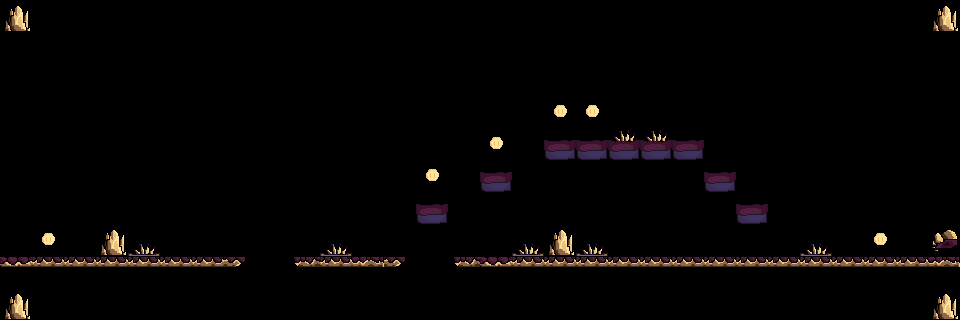

This is a level from a 2D game, rendered from its Tiled map with the project's own tilesets. A one-line summary and the complete map file follow:
An orthogonal 30x10 tile map with 32x32 px tiles, 2 tile layers (Base, Interactables).

<map version="1.10" tiledversion="1.11.0" orientation="orthogonal" renderorder="right-down" width="30" height="10" tilewidth="32" tileheight="32" infinite="0" nextlayerid="3" nextobjectid="1">
	<tileset firstgid="1" name="basic_titles" tilewidth="32" tileheight="32" tilecount="64" columns="8">
		<image source="go-sdl2-game-tiles.png" width="256" height="256" />
	</tileset>
	<layer id="1" name="Base" width="30" height="10">
		<data encoding="csv">
			3,0,0,0,0,0,0,0,0,0,0,0,0,0,0,0,0,0,0,0,0,0,0,0,0,0,0,0,0,3,
			34,0,0,0,0,0,0,0,0,0,0,0,0,0,0,0,0,0,0,0,0,0,0,0,0,0,0,0,0,0,
			34,0,0,0,53,0,0,0,0,0,0,0,0,0,0,0,0,0,0,0,0,0,0,0,0,0,0,0,0,0,
			34,0,0,0,53,0,0,0,0,0,0,0,0,0,0,0,0,0,0,12,0,0,0,0,0,0,0,0,0,0,
			34,0,0,0,53,0,0,0,0,0,0,0,0,0,0,0,0,1,1,2,2,1,0,0,0,0,0,0,0,0,
			34,0,0,0,53,0,0,0,0,0,0,0,0,0,9,1,9,9,9,9,9,9,1,9,0,0,0,0,0,0,
			34,0,0,0,53,0,0,0,0,0,0,0,0,1,9,9,9,9,9,9,9,9,9,1,9,9,9,0,0,0,
			34,0,0,3,4,0,0,0,0,0,4,0,0,9,0,0,4,3,4,34,34,34,34,9,9,4,12,9,9,9,
			17,18,18,18,18,18,18,27,34,25,18,19,27,9,25,17,18,18,18,18,18,18,18,18,18,18,18,18,18,19,
			3,34,34,34,34,34,34,34,34,34,34,34,34,34,34,34,34,34,34,34,34,34,9,9,9,9,9,34,34,3
		</data>
	</layer>
	<layer id="2" name="Interactables" width="30" height="10">
		<data encoding="csv">
			0,0,0,0,0,0,0,0,0,0,0,0,0,0,0,0,0,0,0,0,0,0,0,0,0,0,0,0,0,0,
			0,0,0,0,0,0,0,0,0,0,0,0,0,0,0,0,0,0,0,0,0,0,0,0,0,0,0,0,0,0,
			0,0,0,0,0,0,0,0,0,0,0,0,0,0,0,0,0,0,0,0,0,0,0,0,0,0,0,0,0,0,
			0,0,0,0,0,0,0,0,0,0,0,0,0,0,0,0,0,6,6,12,0,0,0,0,0,0,0,0,0,0,
			0,0,0,0,0,0,0,0,0,0,0,0,0,0,0,6,0,0,0,0,0,0,0,0,0,0,0,0,0,0,
			0,0,0,0,0,0,0,0,0,0,0,0,0,6,0,0,0,0,0,0,0,0,0,0,0,0,0,0,0,0,
			0,0,0,0,0,0,0,0,0,0,0,0,0,0,0,0,0,0,0,0,0,0,0,0,0,0,0,0,0,0,
			0,6,0,0,0,0,0,0,0,0,0,0,0,0,0,0,0,0,0,0,0,0,0,0,0,0,0,6,0,5,
			0,0,0,0,0,0,0,0,0,0,0,0,0,0,0,0,0,0,0,0,0,0,0,0,0,0,0,0,0,0,
			0,0,0,0,0,0,0,0,0,0,0,0,0,0,0,0,0,0,0,0,0,0,0,0,0,0,0,0,0,0
		</data>
	</layer>
</map>